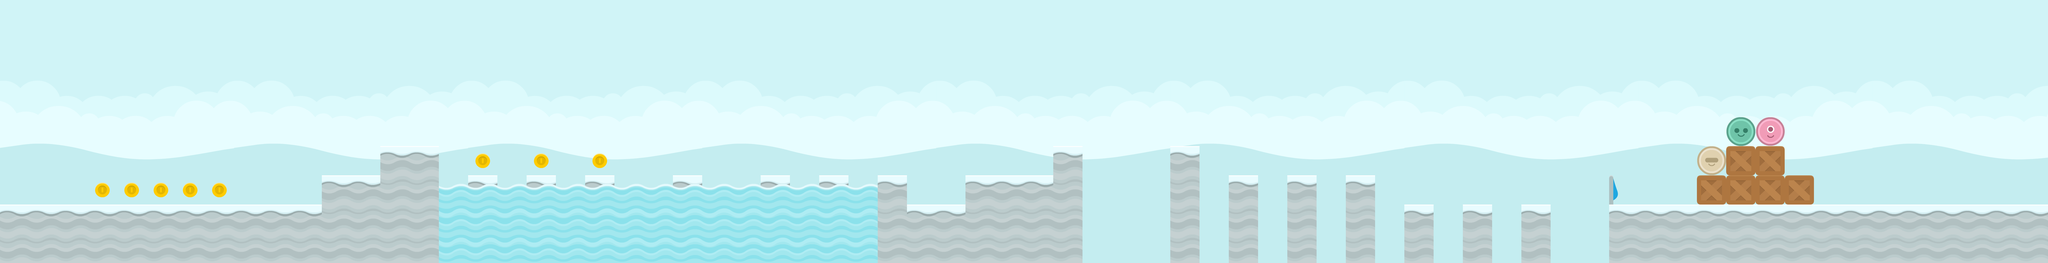

A level layout from a 2D game, rendered from its tile map. Below: a short description, then the map file with tile-grid data replaced by summaries:
An orthogonal 70x9 tile map with 128x128 px tiles, 3 tile layers (Tile Layer 1, Tile Layer 2, Tile Layer 3), 5 tilesets and 30 objects.

<map version="1.0" orientation="orthogonal" renderorder="right-down" width="70" height="9" tilewidth="128" tileheight="128" nextobjectid="42">
 <tileset firstgid="1" name="spritesheet_items" tilewidth="128" tileheight="128" tilecount="32" columns="8">
  <image source="../tilesets/spritesheet_items.png" width="1024" height="512" />
 </tileset>
 <tileset firstgid="33" name="blue_land" tilewidth="128" tileheight="128" tilecount="64" columns="8">
  <image source="../tilesets/blue_land.png" width="1024" height="1024" />
 </tileset>
 <tileset firstgid="97" name="spritesheet_tiles" tilewidth="128" tileheight="128" spacing="2" margin="1" tilecount="128" columns="8">
  <image source="../tilesets/spritesheet_tiles.png" width="1040" height="2080" />
 </tileset>
 <tileset firstgid="225" name="spritesheet_ground" tilewidth="128" tileheight="128" spacing="2" margin="1" tilecount="128" columns="8">
  <image source="../tilesets/spritesheet_ground.png" width="1040" height="2080" />
 </tileset>
 <tileset firstgid="353" name="players" tilewidth="128" tileheight="128" tilecount="4" columns="4">
  <image source="../tilesets/players.png" width="512" height="128" />
 </tileset>
 <layer name="Tile Layer 1" width="70" height="9">
  <data>[630 cells, 630 non-empty, 64 distinct tile ids]</data>
 </layer>
 <layer name="Tile Layer 2" width="70" height="9">
  <data>[630 cells, 173 non-empty, 15 distinct tile ids]</data>
 </layer>
 <objectgroup name="Object Layer 1">
  <object id="2" x="7040" y="896" width="1920" height="256" />
  <object id="3" x="6656" y="896" width="128" height="256" />
  <object id="4" x="6400" y="896" width="128" height="256" />
  <object id="5" x="6144" y="896" width="128" height="256" />
  <object id="6" x="5888" y="768" width="128" height="384" />
  <object id="7" x="5632" y="768" width="128" height="384" />
  <object id="8" x="5376" y="768" width="128" height="384" />
  <object id="9" x="4608" y="640" width="128" height="512" />
  <object id="10" x="4224" y="768" width="384" height="384" />
  <object id="11" x="3968" y="896" width="256" height="256" />
  <object id="16" x="2560" y="768" width="128" height="128" />
  <object id="17" x="2304" y="768" width="128" height="128" />
  <object id="18" x="2048" y="768" width="128" height="128" />
  <object id="19" x="1664" y="640" width="256" height="512" />
  <object id="20" x="1408" y="768" width="256" height="384" />
  <object id="21" x="0" y="896" width="1408" height="256" />
  <object id="24" x="5120" y="640" width="128" height="512" />
  <object id="36" x="3840" y="768" width="128" height="384" />
  <object id="38" x="2944" y="768" width="128" height="128" />
  <object id="39" x="3328" y="768" width="128" height="128" />
  <object id="40" x="3584" y="768" width="128" height="128" />
 </objectgroup>
 <objectgroup name="Object Layer 2">
  <object id="27" x="416" y="801" width="64" height="64">
   <ellipse />
  </object>
  <object id="29" x="544" y="801" width="64" height="64">
   <ellipse />
  </object>
  <object id="30" x="672" y="801" width="64" height="64">
   <ellipse />
  </object>
  <object id="31" x="800" y="801" width="64" height="64">
   <ellipse />
  </object>
  <object id="32" x="2080" y="671" width="64" height="64">
   <ellipse />
  </object>
  <object id="33" x="2336" y="671" width="64" height="64">
   <ellipse />
  </object>
  <object id="34" x="2592" y="671" width="64" height="64">
   <ellipse />
  </object>
  <object id="41" x="928" y="801" width="64" height="64">
   <ellipse />
  </object>
 </objectgroup>
 <objectgroup name="Object Layer 3">
  <object id="1" x="7168" y="0" width="128" height="896" />
 </objectgroup>
 <layer name="Tile Layer 3" width="70" height="9">
  <data>[630 cells, 52 non-empty, 5 distinct tile ids]</data>
 </layer>
</map>
